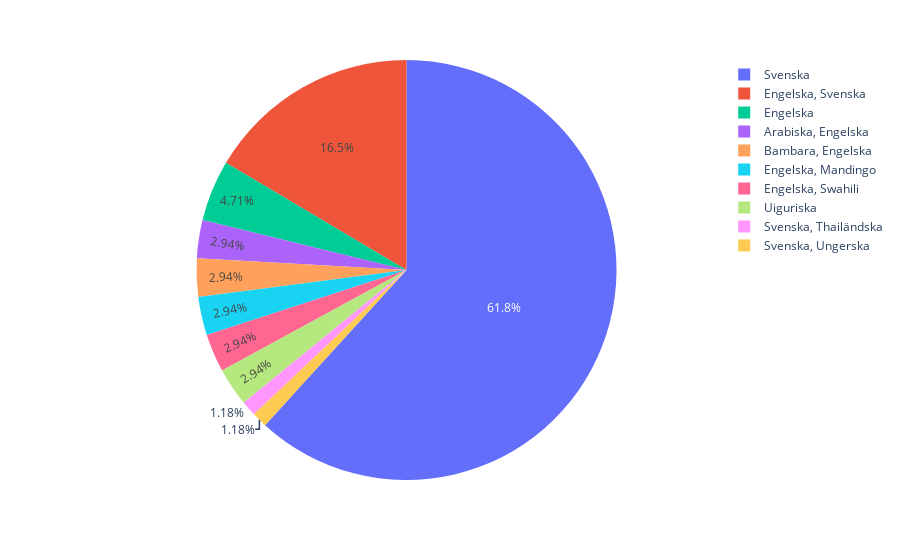

Write notebook code for a chart like this one.
### Code cell
import plotly.express as px
df["must_have_languages"].value_counts()
language = df[df["must_have_languages"] != 'ej specifierat']
language = language.groupby("must_have_languages")["vacancies"].sum().reset_index()
px.pie(language, names="must_have_languages", values="vacancies" )
    # pie_fig = px.pie(mart_full_time,values="total vacancies",names="occupation_group",width=350, height=350)

### Figure 1 — Plotly figure (JSON) as saved in the notebook; plotly's stock layout.template omitted (floating-point values rounded to 4 significant figures)
{"data": [{"domain": {"x": [0, 1], "y": [0, 1]}, "hovertemplate": "must_have_languages=%{label}<br>vacancies=%{value}<extra></extra>", "labels": ["Arabiska, Engelska", "Bambara, Engelska", "Engelska", "Engelska, Mandingo", "Engelska, Svenska", "Engelska, Swahili", "Svenska", "Svenska, Thailändska", "Svenska, Ungerska", "Uiguriska"], "legendgroup": "", "name": "", "showlegend": true, "type": "pie", "values": [5, 5, 8, 5, 28, 5, 105, 2, 2, 5]}], "layout": {"legend": {"tracegroupgap": 0}, "margin": {"t": 60}}}
